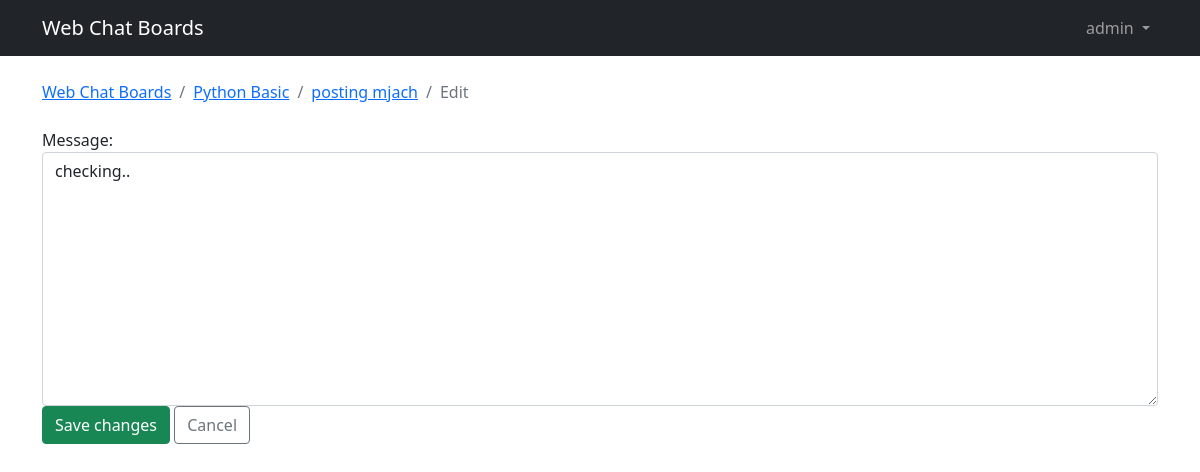
The page /board_topic/1/topics/13/posts/16/edit/ (signed in) on the database as committed earlier.
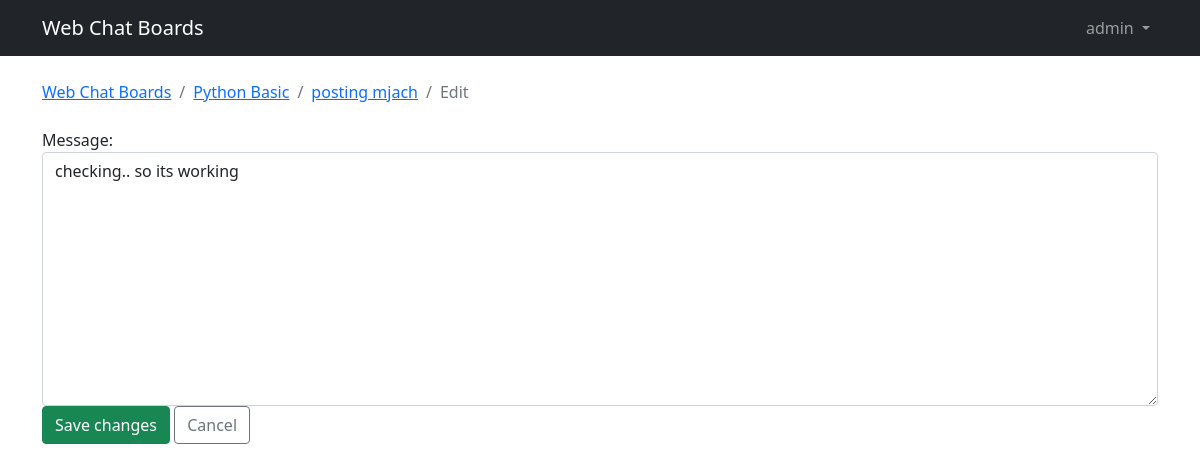
The same page on the database as committed later.
### webchat/models.py (models this page shows, shortened)
class Post(models.Model):
    message = models.TextField(max_length = 5000)
    topic = models.ForeignKey(ChatTopic, related_name = 'posts',on_delete=models.CASCADE)
    createdAt = models.DateTimeField(auto_now_add = True)
    updatedAt = models.DateTimeField(null = True)
    createdBy = models.ForeignKey(User, related_name = 'posts',on_delete=models.CASCADE)
    updatedBy = models.ForeignKey(User, null = True, related_name = '+',on_delete=models.CASCADE)

class ChatTopic(models.Model):
    subject = models.CharField(max_length = 250)
    lastUpdate = models.DateTimeField(auto_now_add = True)
    boardName = models.ForeignKey(ChatBoard, related_name='topics',on_delete=models.CASCADE)
    boardStarter = models.ForeignKey(User, related_name='topics',on_delete=models.CASCADE)
    views = models.PositiveIntegerField(default=0)

class ChatBoard(models.Model):
    name = models.CharField(max_length = 35, unique = True)
    details = models.CharField(max_length = 150)

### webchat/views.py (the view, shortened to what this page needs)
@method_decorator(login_required, name='dispatch')
class PostUpdateView(UpdateView):
    model = Post
    fields = ('message',)
    template_name = 'edit_post.html'
    pk_url_kwarg = 'post_pk'
    context_object_name = 'post'

### webchat/templatetags/form_tags.py (called while the page is built)
@register.filter
def input_class(bound_field):
    css_class = ''
    if bound_field.form.is_bound:
        if bound_field.errors:
            css_class = 'is-invalid'
        elif field_type(bound_field) != 'PasswordInput':
            css_class = 'is-valid'
    return 'form-control {}'.format(css_class)

### templates/edit_post.html (shortened to what this page needs)
{% extends 'base.html'%}
{% load static %}
{% block stylesheet %}
<link rel="stylesheet" href="https://cdn.jsdelivr.net/simplemde/latest/simplemde.min.css">
{% endblock %}
{% block breadcrumb %}
    <li class="breadcrumb-item"><a href="{% url 'home' %}">Web Chat Boards</a></li>
    <li class="breadcrumb-item"><a href="{% url 'board_topic' post.topic.boardName.pk %}">{{ post.topic.boardName.name }}</a></li>
    <li class="breadcrumb-item"><a href="{% url 'topic_posts' post.topic.boardName.pk post.topic.pk %}">{{ post.topic.subject }}</a></li>
    <li class="breadcrumb-item active">Edit</li>
{% endblock %}
{% block content %}
    <form method="post" class="md-4" novalidate>
        {% include 'includes/form.html' %}
        <button type="submit" class="btn btn-success">Save changes</button>
        <a href="{% url 'topic_posts' post.topic.boardName.pk post.topic.pk %}" class ="btn btn-outline-secondary" role="button">Cancel</a>
    </form>
{% endblock %}

### templates/includes/form.html (shortened to what this page needs)
{% load form_tags widget_tweaks %}
 {% for field in form %}
   <div class="form-group">
     {{ field.label_tag }}
     {% render_field field class=field|input_class %}
   </div>
 {% endfor %}

Rows that differ between the two databases and show on the page:
changed Post "Python Basic": message "checking.." → "checking.. so its working"
